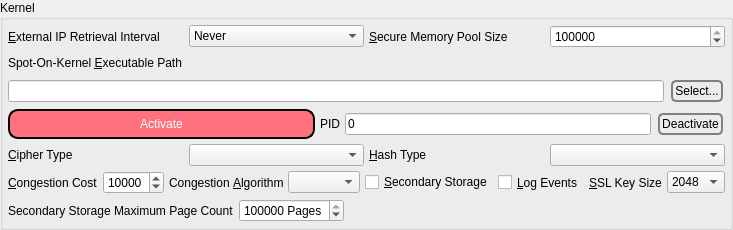
               <widget class="QGroupBox" name="kernelBox">
                <property name="styleSheet">
                 <string notr="true"/>
                </property>
                <property name="title">
                 <string>Kernel</string>
                </property>
                <layout class="QVBoxLayout" name="verticalLayout_28">
                 <property name="spacing">
                  <number>5</number>
                 </property>
                 <property name="leftMargin">
                  <number>5</number>
                 </property>
                 <property name="topMargin">
                  <number>5</number>
                 </property>
                 <property name="rightMargin">
                  <number>5</number>
                 </property>
                 <property name="bottomMargin">
                  <number>5</number>
                 </property>
                 <item>
                  <layout class="QHBoxLayout" name="horizontalLayout_66">
                   <property name="spacing">
                    <number>5</number>
                   </property>
                   <item>
                    <widget class="QLabel" name="label_67">
                     <property name="text">
                      <string>&amp;External IP Retrieval Interval</string>
                     </property>
                     <property name="buddy">
                      <cstring>kernelExternalIpFetch</cstring>
                     </property>
                    </widget>
                   </item>
                   <item>
                    <widget class="QComboBox" name="kernelExternalIpFetch">
                     <property name="currentIndex">
                      <number>2</number>
                     </property>
                     <property name="sizeAdjustPolicy">
                      <enum>QComboBox::AdjustToContents</enum>
                     </property>
                     <item>
                      <property name="text">
                       <string>30 Seconds</string>
                      </property>
                     </item>
                     <item>
                      <property name="text">
                       <string>60 Seconds</string>
                      </property>
                     </item>
                     <item>
                      <property name="text">
                       <string>Never</string>
                      </property>
                     </item>
                    </widget>
                   </item>
                   <item>
                    <widget class="QLabel" name="label_68">
                     <property name="text">
                      <string>&amp;Secure Memory Pool Size</string>
                     </property>
                     <property name="buddy">
                      <cstring>kernelSecureMemoryPool</cstring>
                     </property>
                    </widget>
                   </item>
                   <item>
                    <widget class="QSpinBox" name="kernelSecureMemoryPool">
                     <property name="toolTip">
                      <string>&lt;html&gt;&lt;head/&gt;&lt;body&gt;&lt;p&gt;Setting a value of zero will disable the secure memory pool. Changes cannot be immediate. Some non-zero minimum will be imposed. The current recommended value is 262144.&lt;/p&gt;&lt;/body&gt;&lt;/html&gt;</string>
                     </property>
                     <property name="minimum">
                      <number>0</number>
                     </property>
                     <property name="maximum">
                      <number>999999999</number>
                     </property>
                     <property name="value">
                      <number>262144</number>
                     </property>
                    </widget>
                   </item>
                  </layout>
                 </item>
                 <item>
                  <layout class="QHBoxLayout" name="horizontalLayout_20">
                   <property name="topMargin">
                    <number>0</number>
                   </property>
                   <item>
                    <widget class="QLabel" name="kernelPathLabel">
                     <property name="text">
                      <string>Spot-On-Kernel &amp;Executable Path</string>
                     </property>
                     <property name="buddy">
                      <cstring>kernelPath</cstring>
                     </property>
                    </widget>
                   </item>
                   <item>
                    <spacer name="horizontalSpacer_67">
                     <property name="orientation">
                      <enum>Qt::Horizontal</enum>
                     </property>
                     <property name="sizeHint" stdset="0">
                      <size>
                       <width>40</width>
                       <height>20</height>
                      </size>
                     </property>
                    </spacer>
                   </item>
                   <item>
                    <spacer name="horizontalSpacer_53">
                     <property name="orientation">
                      <enum>Qt::Horizontal</enum>
                     </property>
                     <property name="sizeHint" stdset="0">
                      <size>
                       <width>40</width>
                       <height>20</height>
                      </size>
                     </property>
                    </spacer>
                   </item>
                   <item>
                    <spacer name="horizontalSpacer_26">
                     <property name="orientation">
                      <enum>Qt::Horizontal</enum>
                     </property>
                     <property name="sizeHint" stdset="0">
                      <size>
                       <width>40</width>
                       <height>20</height>
                      </size>
                     </property>
                    </spacer>
                   </item>
                   <item>
                    <spacer name="horizontalSpacer_30">
                     <property name="orientation">
                      <enum>Qt::Horizontal</enum>
                     </property>
                     <property name="sizeHint" stdset="0">
                      <size>
                       <width>40</width>
                       <height>20</height>
                      </size>
                     </property>
                    </spacer>
                   </item>
                   <item>
                    <spacer name="horizontalSpacer_42">
                     <property name="orientation">
                      <enum>Qt::Horizontal</enum>
                     </property>
                     <property name="sizeHint" stdset="0">
                      <size>
                       <width>40</width>
                       <height>20</height>
                      </size>
                     </property>
                    </spacer>
                   </item>
                  </layout>
                 </item>
                 <item>
                  <layout class="QHBoxLayout" name="horizontalLayout_58">
                   <property name="spacing">
                    <number>5</number>
                   </property>
                   <item>
                    <widget class="QLineEdit" name="kernelPath"/>
                   </item>
                   <item>
                    <widget class="QPushButton" name="selectKernelPath">
                     <property name="styleSheet">
                      <string notr="true">QPushButton {
 border: 2px solid gray;
 background-color: qlineargradient(x1: 0, y1: 0, x2: 0, y2: 1,
                                   stop: 0 #E0E0E0, stop: 1 #FFFFFF);
 border-radius: 5px;
 margin: 2px;
 padding: 2px;
 }




QPushButton:hover { 
background-color: qlineargradient(x1: 0, y1: 0, x2: 0, y2: 1,
                                   stop: 0 rgb(254,229,172), stop: 1 #FFFFFF);
background-position: top center; } 



QPushButton:pressed {
     background-color: darkgray;
     border-style: inset;
 }
</string>
                     </property>
                     <property name="text">
                      <string>Select...</string>
                     </property>
                    </widget>
                   </item>
                  </layout>
                 </item>
                 <item>
                  <layout class="QHBoxLayout" name="horizontalLayout_15">
                   <property name="spacing">
                    <number>5</number>
                   </property>
                   <item>
                    <widget class="QPushButton" name="activateKernel">
                     <property name="sizePolicy">
                      <sizepolicy hsizetype="Expanding" vsizetype="Fixed">
                       <horstretch>0</horstretch>
                       <verstretch>0</verstretch>
                      </sizepolicy>
                     </property>
                     <property name="styleSheet">
                      <string notr="true">QPushButton#activateKernel {
     background-color: #FF717E;
     color: white;
     border-style: outset;
     border-width: 2px;
     border-radius: 10px;
     border-color: black;
     min-width: 5em;
     padding: 6px;
 }


QPushButton#activateKernel:pressed {
     background-color: darkgray;
     border-style: inset;
 }

QPushButton#activateKernel:hover {
background-color: qlineargradient(x1: 0, y1: 0, x2: 0, y2: 1,
                                   stop: 0 rgb(254,229,172), stop: 1 #FFFFFF);
background-position: top center; 
 }


</string>
                     </property>
                     <property name="text">
                      <string>Activate</string>
                     </property>
                     <property name="iconSize">
                      <size>
                       <width>40</width>
                       <height>40</height>
                      </size>
                     </property>
                    </widget>
                   </item>
                   <item>
                    <widget class="QLabel" name="label_17">
                     <property name="sizePolicy">
                      <sizepolicy hsizetype="Fixed" vsizetype="Preferred">
                       <horstretch>0</horstretch>
                       <verstretch>0</verstretch>
                      </sizepolicy>
                     </property>
                     <property name="text">
                      <string>PID</string>
                     </property>
                    </widget>
                   </item>
                   <item>
                    <widget class="QLineEdit" name="pid">
                     <property name="toolTip">
                      <string>If PID is -1, please verify that libspoton is current.</string>
                     </property>
                     <property name="text">
                      <string>0</string>
                     </property>
                     <property name="readOnly">
                      <bool>true</bool>
                     </property>
                    </widget>
                   </item>
                   <item>
                    <widget class="QPushButton" name="deactivateKernel">
                     <property name="styleSheet">
                      <string notr="true">QPushButton {
 border: 2px solid gray;
 background-color: qlineargradient(x1: 0, y1: 0, x2: 0, y2: 1,
                                   stop: 0 #E0E0E0, stop: 1 #FFFFFF);
 border-radius: 5px;
 margin: 2px;
 padding: 2px;
 }



QPushButton:hover { 
background-color: qlineargradient(x1: 0, y1: 0, x2: 0, y2: 1,
                                   stop: 0 rgb(254,229,172), stop: 1 #FFFFFF);
background-position: top center; 
} 

QPushButton:pressed {
     background-color: darkgray;
     border-style: inset;
 }


</string>
                     </property>
                     <property name="text">
                      <string>Deactivate</string>
                     </property>
                     <property name="iconSize">
                      <size>
                       <width>40</width>
                       <height>40</height>
                      </size>
                     </property>
                    </widget>
                   </item>
                  </layout>
                 </item>
                 <item>
                  <layout class="QHBoxLayout" name="horizontalLayout_83">
                   <property name="spacing">
                    <number>5</number>
                   </property>
                   <item>
                    <widget class="QLabel" name="label_42">
                     <property name="text">
                      <string>&amp;Cipher Type</string>
                     </property>
                     <property name="buddy">
                      <cstring>kernelCipherType</cstring>
                     </property>
                    </widget>
                   </item>
                   <item>
                    <widget class="QComboBox" name="kernelCipherType">
                     <property name="sizeAdjustPolicy">
                      <enum>QComboBox::AdjustToContents</enum>
                     </property>
                    </widget>
                   </item>
                   <item>
                    <widget class="QLabel" name="label_87">
                     <property name="text">
                      <string>&amp;Hash Type</string>
                     </property>
                     <property name="buddy">
                      <cstring>kernelHashType</cstring>
                     </property>
                    </widget>
                   </item>
                   <item>
                    <widget class="QComboBox" name="kernelHashType">
                     <property name="sizeAdjustPolicy">
                      <enum>QComboBox::AdjustToContents</enum>
                     </property>
                    </widget>
                   </item>
                  </layout>
                 </item>
                 <item>
                  <layout class="QHBoxLayout" name="horizontalLayout_23">
                   <property name="spacing">
                    <number>5</number>
                   </property>
                   <item>
                    <widget class="QLabel" name="label_73">
                     <property name="text">
                      <string>&amp;Congestion Cost</string>
                     </property>
                     <property name="buddy">
                      <cstring>cost</cstring>
                     </property>
                    </widget>
                   </item>
                   <item>
                    <widget class="QSpinBox" name="cost">
                     <property name="toolTip">
                      <string>The congestion cost applies to volatile memory only.</string>
                     </property>
                     <property name="minimum">
                      <number>1000</number>
                     </property>
                     <property name="maximum">
                      <number>65536</number>
                     </property>
                     <property name="value">
                      <number>10000</number>
                     </property>
                    </widget>
                   </item>
                   <item>
                    <widget class="QLabel" name="label_124">
                     <property name="text">
                      <string>Congestion &amp;Algorithm</string>
                     </property>
                     <property name="buddy">
                      <cstring>congestionAlgorithm</cstring>
                     </property>
                    </widget>
                   </item>
                   <item>
                    <widget class="QComboBox" name="congestionAlgorithm">
                     <property name="sizeAdjustPolicy">
                      <enum>QComboBox::AdjustToContents</enum>
                     </property>
                    </widget>
                   </item>
                   <item>
                    <widget class="QCheckBox" name="secondary_storage">
                     <property name="toolTip">
                      <string>&lt;html&gt;&lt;head/&gt;&lt;body&gt;&lt;p&gt;If enabled, packet digests will be stored in non-volatile memory. Please consider increasing the Kernel Cache Object Lifetime value in the Time page of the Options window.&lt;/p&gt;&lt;/body&gt;&lt;/html&gt;</string>
                     </property>
                     <property name="text">
                      <string>&amp;Secondary Storage</string>
                     </property>
                    </widget>
                   </item>
                   <item>
                    <widget class="QCheckBox" name="kernelLogEvents">
                     <property name="sizePolicy">
                      <sizepolicy hsizetype="Minimum" vsizetype="Preferred">
                       <horstretch>0</horstretch>
                       <verstretch>0</verstretch>
                      </sizepolicy>
                     </property>
                     <property name="text">
                      <string>&amp;Log Events</string>
                     </property>
                    </widget>
                   </item>
                   <item>
                    <widget class="QLabel" name="label_34">
                     <property name="text">
                      <string>&amp;SSL Key Size</string>
                     </property>
                     <property name="buddy">
                      <cstring>kernelKeySize</cstring>
                     </property>
                    </widget>
                   </item>
                   <item>
                    <widget class="QComboBox" name="kernelKeySize">
                     <property name="toolTip">
                      <string>&lt;html&gt;&lt;head/&gt;&lt;body&gt;&lt;p&gt;A value of zero disables SSL/TLS between the UI and the kernel. Please restart the kernel if this option is changed.&lt;/p&gt;&lt;/body&gt;&lt;/html&gt;</string>
                     </property>
                     <property name="currentIndex">
                      <number>1</number>
                     </property>
                     <property name="sizeAdjustPolicy">
                      <enum>QComboBox::AdjustToContents</enum>
                     </property>
                     <item>
                      <property name="text">
                       <string>0</string>
                      </property>
                     </item>
                     <item>
                      <property name="text">
                       <string>2048</string>
                      </property>
                     </item>
                     <item>
                      <property name="text">
                       <string>3072</string>
                      </property>
                     </item>
                     <item>
                      <property name="text">
                       <string>4096</string>
                      </property>
                     </item>
                    </widget>
                   </item>
                  </layout>
                 </item>
                 <item>
                  <layout class="QHBoxLayout" name="horizontalLayout_73">
                   <item>
                    <widget class="QLabel" name="label_136">
                     <property name="text">
                      <string>Secondary Storage Maximum Page Count</string>
                     </property>
                    </widget>
                   </item>
                   <item>
                    <widget class="QSpinBox" name="secondary_storage_maximum_page_count">
                     <property name="toolTip">
                      <string>&lt;html&gt;&lt;head/&gt;&lt;body&gt;&lt;p&gt;The maximum page count along with the page size determine the maximum size of the congestion_control.db SQLite database. The page size is usually 4096 bytes. Therefore, a maximum page count of 100,000 will result in an approximate maximum database size of 391 MiB.&lt;/p&gt;&lt;/body&gt;&lt;/html&gt;</string>
                     </property>
                     <property name="suffix">
                      <string> Pages</string>
                     </property>
                     <property name="maximum">
                      <number>999999999</number>
                     </property>
                     <property name="value">
                      <number>100000</number>
                     </property>
                    </widget>
                   </item>
                   <item>
                    <spacer name="horizontalSpacer_34">
                     <property name="orientation">
                      <enum>Qt::Horizontal</enum>
                     </property>
                     <property name="sizeHint" stdset="0">
                      <size>
                       <width>40</width>
                       <height>20</height>
                      </size>
                     </property>
                    </spacer>
                   </item>
                  </layout>
                 </item>
                </layout>
               </widget>
